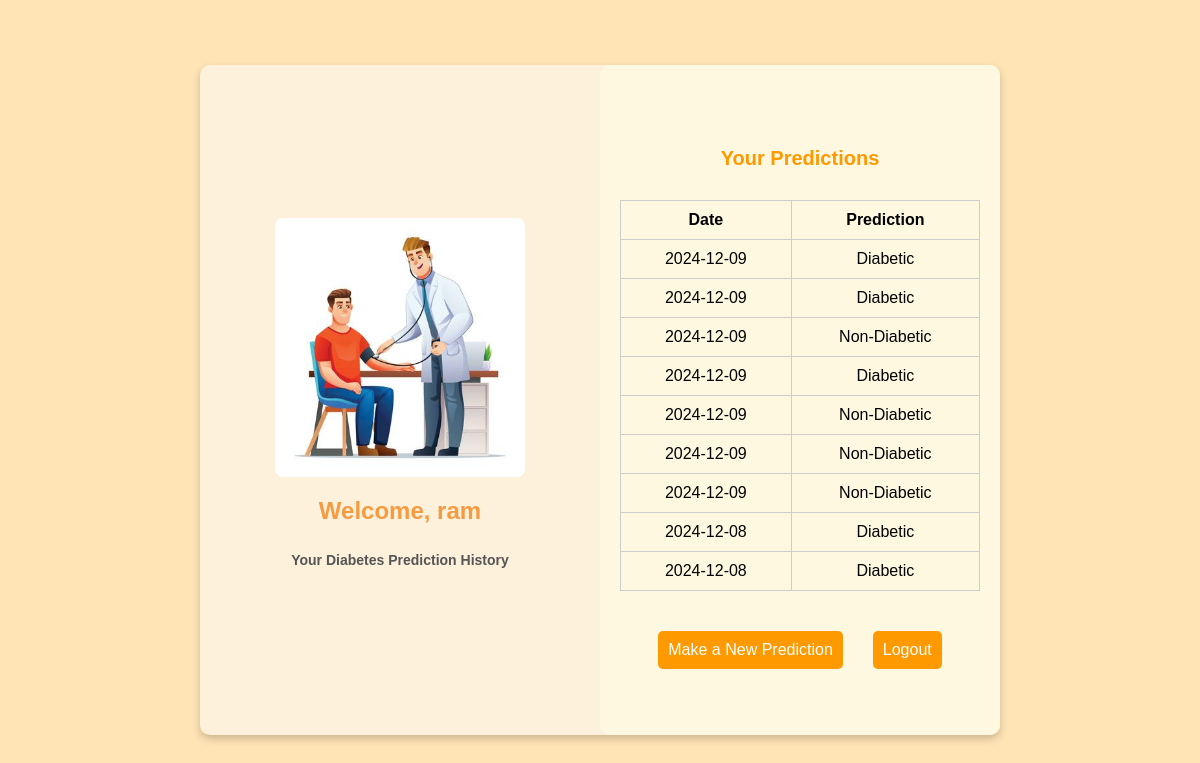
The app's page /dashboard/ (signed in) with its own data.
### predictor/models.py (models this page shows, shortened)
class Prediction(models.Model):
    user = models.ForeignKey(User, on_delete=models.CASCADE)  # Links each prediction to a specific user
    prediction_result = models.CharField(max_length=20)  # Store the result as "Diabetic" or "Non-Diabetic"
    timestamp = models.DateTimeField(auto_now_add=True)  # Automatically adds the time of prediction

### predictor/views.py (the view)
# urls.py: path('dashboard/', views.user_dashboard, name='dashboard'),
@login_required
def user_dashboard(request):
    user_predictions = Prediction.objects.filter(user=request.user).order_by('-timestamp')
    if request.headers.get('X-Requested-With') == 'XMLHttpRequest':
        predictions = [
            {
                "timestamp": prediction.timestamp.isoformat(),
                "prediction_result": prediction.prediction_result
            }
            for prediction in user_predictions
        ]
        return JsonResponse({"predictions": predictions})
    else:
        return render(request, "predictor/dashboard.html", {"predictions": user_predictions})

### predictor/templates/predictor/dashboard.html (shortened to what this page needs)
<!DOCTYPE html>
<html lang="en">
<head>
    {% load static %}
</head>
<body>
    <div class="main-container">
        <div class="image-section">
            <img src="{% static 'images/doctor_testing.jpg' %}" alt="Doctor and Patient">
            <h1>Welcome, {{ user.username }}</h1>
            <b><p>Your Diabetes Prediction History</b></p>
        </div>
        <div class="form-section">
            <h2>Your Predictions</h2>
            <table>
                <thead>
                    <tr>
                        <th>Date</th>
                        <th>Prediction</th>
                    </tr>
                </thead>
                <tbody>
                    {% for prediction in predictions %}
                        <tr>
                            <td>{{ prediction.timestamp|date:"Y-m-d" }}</td>
                            <td>{{ prediction.prediction_result }}</td>
                        </tr>
                    {% endfor %}
                </tbody>
            </table>
            <div class="actions">
                <a href="{% url 'predict_diabetes' %}" class="button" style="text-decoration: none;">
                    <button>Make a New Prediction</button>
                </a>
                <form method="post" action="{% url 'logout' %}" style="display: inline;">
                    <button type="submit">Logout</button>
                </form>
            </div>
        </div>
    </div>
</body>
</html>

### predictor/templates/predictor/dashboard.html (style rules this page uses)
body { font-family: Arial, sans-serif; background-color: #ffe4b5; display: flex; justify-content: center; align-items: center; height: 100vh; margin: 0; }
.main-container { display: flex; width: 800px; height: 670px; background-color: #fdf1db; border-radius: 10px; box-shadow: 0 4px 8px rgba(0, 0, 0, 0.2); }
.image-section, .form-section { width: 50%; padding: 20px; box-sizing: border-box; }
.image-section { display: flex; flex-direction: column; align-items: center; justify-content: center; }
.image-section img { width: 100%; max-width: 250px; height: auto; border-radius: 8px; }
.image-section h1 { font-size: 24px; color: #f59b42; margin-top: 20px; }
.image-section p { font-size: 14px; color: #555; text-align: center; margin-top: 10px; }
.form-section { background-color: #fff8e1; border-radius: 10px; padding: 10px 20px; display: flex; flex-direction: column; justify-content: center; }
.form-section h2 { color: #ff9900; font-size: 20px; text-align: center; margin-bottom: 10px; }
table { width: 100%; border-collapse: collapse; margin-top: 20px; }
table th, table td { border: 1px solid #ccc; padding: 10px; text-align: center; }
button { background-color: #ff9900; color: white; border: none; padding: 10px; border-radius: 5px; font-size: 16px; cursor: pointer; margin-top: 20px; display: block; text-align: center; text-decoration: none; }
.actions { margin-top: 20px; display: flex; justify-content: center; gap: 30px; }
.actions form, .actions a { flex: none; }

### records on screen
Prediction: timestamp "2024-12-09", prediction_result "Diabetic"
Prediction: timestamp "2024-12-09", prediction_result "Diabetic"
Prediction: timestamp "2024-12-09", prediction_result "Non-Diabetic"
Prediction: timestamp "2024-12-09", prediction_result "Diabetic"
Prediction: timestamp "2024-12-09", prediction_result "Non-Diabetic"
Prediction: timestamp "2024-12-09", prediction_result "Non-Diabetic"
Prediction: timestamp "2024-12-09", prediction_result "Non-Diabetic"
Prediction: timestamp "2024-12-08", prediction_result "Diabetic"
Prediction: timestamp "2024-12-08", prediction_result "Diabetic"

### other values on screen
{{ user.username }} "ram"
